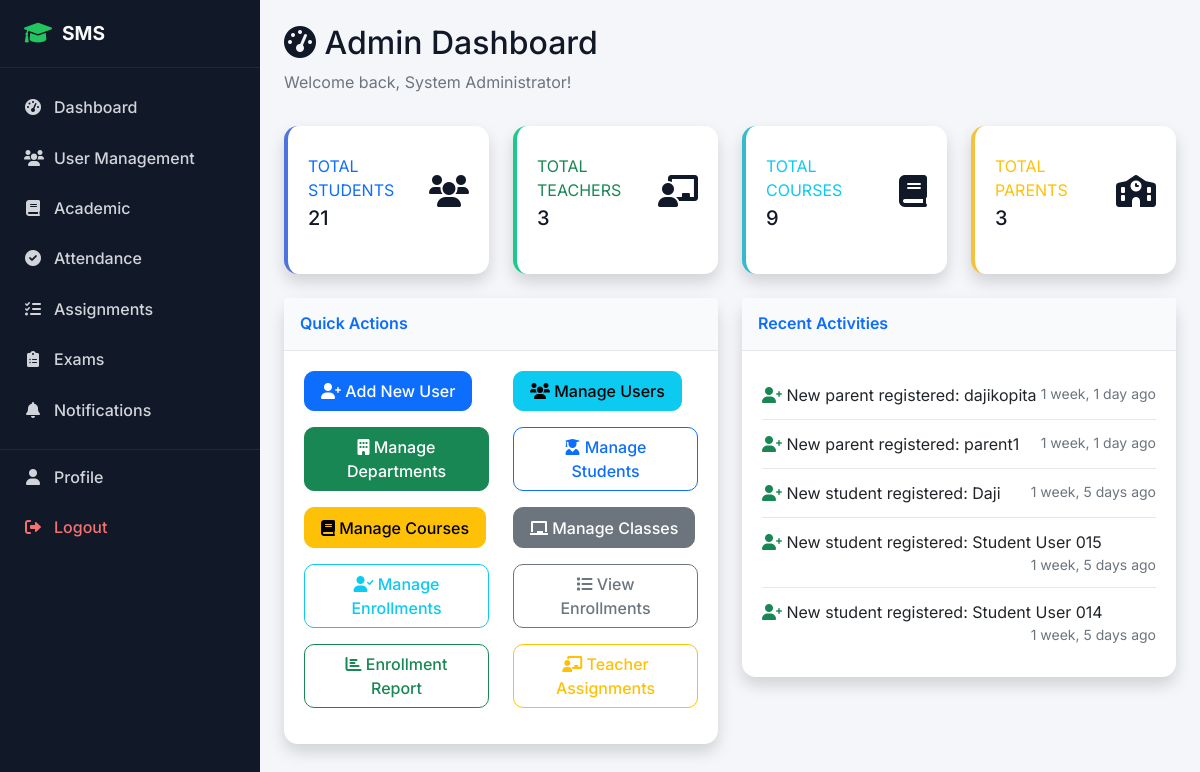
/accounts/dashboard/ (signed in), run on an earlier commit of the app's database.
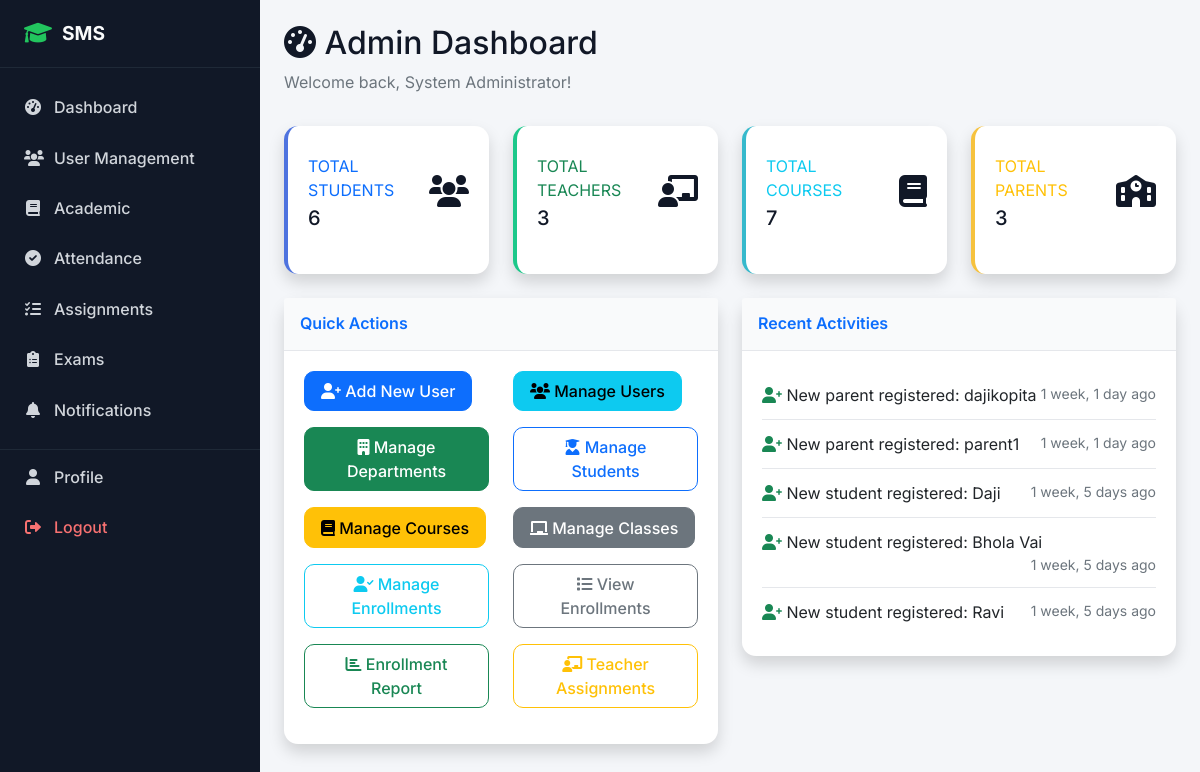
And on a later commit of the database.
### accounts/models.py (models this page shows, shortened)
class User(AbstractUser):
    USER_TYPE_CHOICES = (
        ('admin', 'Admin'),
        ('student', 'Student'),
        ('teacher', 'Teacher'),
        ('parent', 'Parent'),
    )
    user_type = models.CharField(max_length=10, choices=USER_TYPE_CHOICES)
    phone_regex = RegexValidator(regex=r'^\+?1?\d{9,15}$', message="Phone number must be entered in the format: '+999999999'. Up to 15 digits allowed.")
    phone_number = models.CharField(validators=[phone_regex], max_length=17, blank=True)
    address = models.TextField(blank=True)
    date_of_birth = models.DateField(null=True, blank=True)
    profile_picture = models.ImageField(upload_to='profile_pics/', blank=True, null=True)
    is_active = models.BooleanField(default=True)
    created_at = models.DateTimeField(auto_now_add=True)
    updated_at = models.DateTimeField(auto_now=True)

### accounts/views.py (the view, shortened to what this page needs)
# urls.py: path('dashboard/', views.dashboard, name='dashboard'),
@login_required
def dashboard(request):
    user = request.user
    context = {'user': user}
    if user.user_type == 'admin':
        from academic.models import Course
        context.update({
            'total_students': User.objects.filter(user_type='student').count(),
            'total_teachers': User.objects.filter(user_type='teacher').count(),
            'total_parents': User.objects.filter(user_type='parent').count(),
            'total_courses': Course.objects.count(),
            'recent_users': User.objects.exclude(user_type='admin').order_by('-date_joined')[:5]
        })
        return render(request, 'accounts/admin_dashboard.html', context)
    return render(request, 'accounts/dashboard.html', context)

### templates/accounts/admin_dashboard.html (shortened to what the changed rows need)
{% extends 'base.html' %}
{% block content %}
<div class="row">
    <div class="col-12">
        <h2><i class="fas fa-tachometer-alt"></i> Admin Dashboard</h2>
    </div>
</div>
<div class="row">
    <div class="col-xl-3 col-md-6 mb-4">
        <div class="card border-left-primary shadow h-100 py-2">
            <div class="card-body">
                <div class="row no-gutters align-items-center">
                    <div class="col mr-2">
                        <div class="text-xs font-weight-bold text-primary text-uppercase mb-1">Total Students</div>
                        <div class="h5 mb-0 font-weight-bold text-gray-800">{{ total_students }}</div>
                    </div>
                </div>
            </div>
        </div>
    </div>
    <div class="col-xl-3 col-md-6 mb-4">
        <div class="card border-left-info shadow h-100 py-2">
            <div class="card-body">
                <div class="row no-gutters align-items-center">
                    <div class="col mr-2">
                        <div class="text-xs font-weight-bold text-info text-uppercase mb-1">Total Courses</div>
                        <div class="h5 mb-0 font-weight-bold text-gray-800">{{ total_courses|default:0 }}</div>
                    </div>
                </div>
            </div>
        </div>
    </div>
</div>
<div class="row">
    <div class="col-lg-6 mb-4">
        <div class="card shadow">
            <div class="card-body">
                <div class="list-group list-group-flush">
                    {% for recent_user in recent_users %}
                    <div class="list-group-item">
                        <i class="fas fa-user-plus text-success"></i>
                        New {{ recent_user.get_user_type_display|lower }} registered: {{ recent_user.get_full_name|default:recent_user.username }}
                        <small class="text-muted float-end">{{ recent_user.date_joined|timesince }} ago</small>
                    </div>
                    {% empty %}
                    <div class="list-group-item">
                        <i class="fas fa-info-circle text-info"></i>
                        No recent activities to display
                        <small class="text-muted float-end">System ready</small>
                    </div>
                    {% endfor %}
                </div>
            </div>
        </div>
    </div>
</div>
{% endblock %}

What changed in the data, as far as the page shows it:
removed User: user_type "student", get_full_name "Student User 015", date_joined "1 week, 5 days"
removed User: user_type "student", get_full_name "Student User 014", date_joined "1 week, 5 days"
now on this page (row unchanged): User: user_type "student", get_full_name "Bhola Vai", date_joined "1 week, 5 days"
now on this page (row unchanged): User: user_type "student", get_full_name "Ravi", date_joined "1 week, 5 days"
Also different on the page:
{{ total_students }}: "21" → "6"
{{ total_courses|default:0 }}: "9" → "7"
